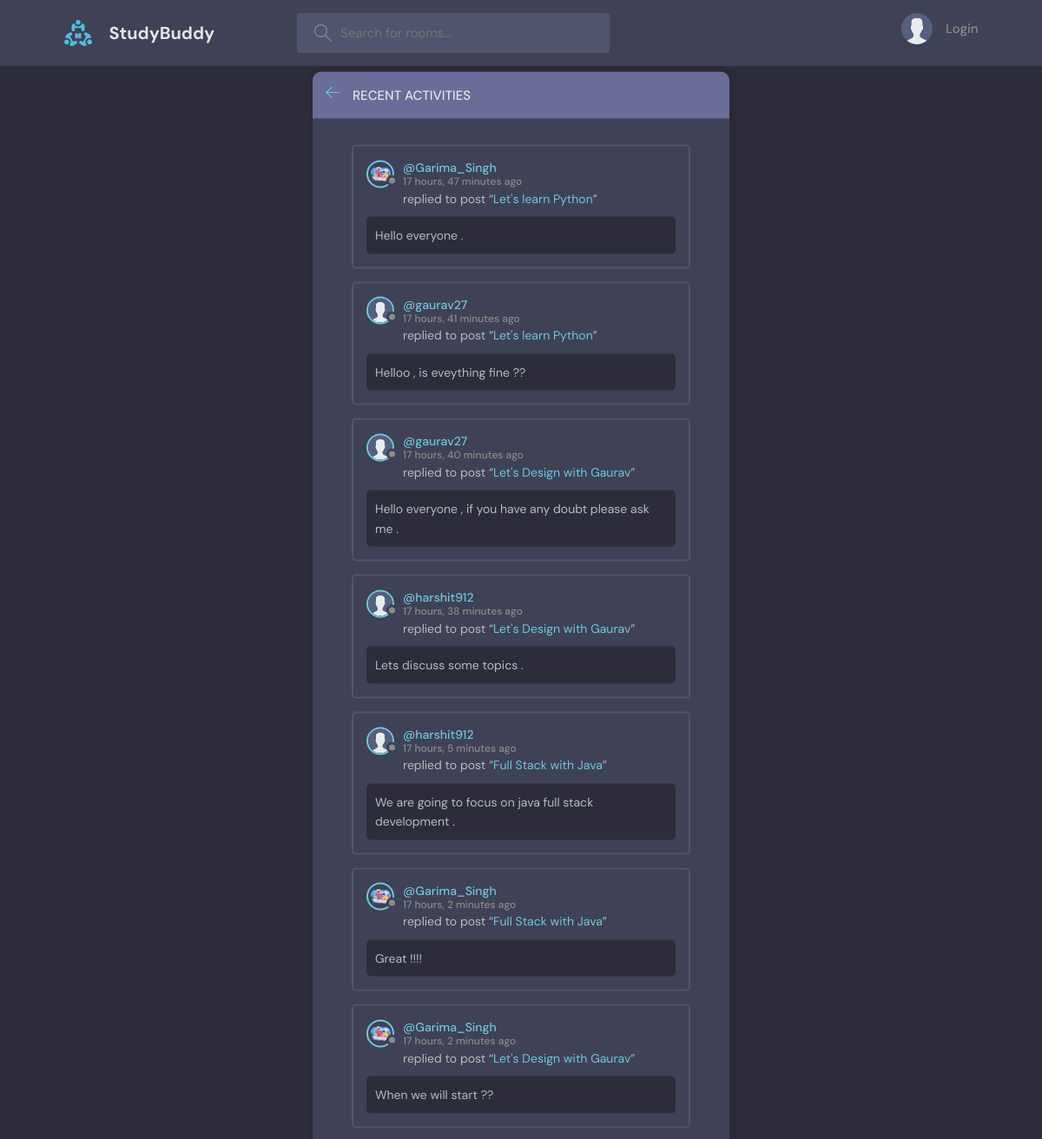
The app's page /browse-activities/ with its own data.
### base/models.py (models this page shows, shortened)
class Message(models.Model) :
    user = models.ForeignKey(User,on_delete=models.CASCADE)
    room=models.ForeignKey(Room, on_delete=models.CASCADE)
    body = models.TextField()
    updated = models.DateTimeField(auto_now = True)
    created = models.DateTimeField(auto_now_add=True)

class User(AbstractUser) :
    full_name=models.CharField(max_length=250,null=True)   # with null=True , we can store null value but can not leave it blank
    username = models.CharField(max_length=200 , unique=True,null=True)
    email = models.EmailField(unique=True,null=True)
    bio = models.TextField(null=True,blank=True)
    avatar = models.ImageField(null=True , default='avatar.svg')
    USERNAME_FIELD = 'email'        # Users log in with email.
    REQUIRED_FIELDS = ['username']      # Username is still required during registration.
    def __str__(self):
        return self.username  # Ensures username is returned instead of email
    ''' When USERNAME_FIELD = 'email', Django’s authentication system expects the email for login.
        If you print request.user in the frontend, it might show the email because Django’s default __str__ method might be using USERNAME_FIELD.
        Explicitly defining __str__ to return self.username fixes this issue. '''

class Room(models.Model):
    host = models.ForeignKey(User, on_delete=models.CASCADE,null=True)
    topic = models.ForeignKey(Topic, on_delete=models.SET_NULL,null=True) # SET_NULL will set the topic field to NULL in database if Parent topic is deleted or topic gets deleted from Topic Model
    name = models.CharField(max_length=200)
    description = models.TextField(null=True , blank= True)
    participants = models.ManyToManyField(User,related_name='participants',blank=True)  # null=True , null has no effect on many to many
    updated = models.DateTimeField(auto_now = True)
    created = models.DateTimeField(auto_now_add=True)
    class Meta :
        ordering = ['-created']

### base/views.py (the view)
# urls.py: path('browse-activities/',views.activitiesPage,name='activities'),
def activitiesPage(request):
    q=request.GET.get('q') if request.GET.get('q')!= None else ""
    activity_messages=Message.objects.filter(Q(room__topic__name__icontains=q) | Q(user__username__icontains=q))
    context={'activity_messages':activity_messages}
    return render(request,'base/activity.html',context)

### base/templates/base/activity.html (shortened to what this page needs)
{% extends "base.html" %} {% block content %}
<main class="layout">
  <div class="container">
    <div class="layout__box">
      <div class="layout__boxHeader">
        <div class="layout__boxTitle">
          <a href="{% url 'home' %}">
            <svg
              version="1.1"
              xmlns="http://www.w3.org/2000/svg"
              width="32"
              height="32"
              viewBox="0 0 32 32"
            >
              <title>arrow-left</title>
              <path
                d="M13.723 2.286l-13.723 13.714 13.719 13.714 1.616-1.611-10.96-10.96h27.625v-2.286h-27.625l10.965-10.965-1.616-1.607z"
              ></path>
            </svg>
          </a>
          <h3>Recent Activities</h3>
        </div>
      </div>
      <div class="activities-page layout__body">
        {% for message in activity_messages %}
        <div class="activities__box">
          <div class="activities__boxHeader roomListRoom__header">
            <a
              href="{% url 'profile' message.user.id %}"
              class="roomListRoom__author"
            >
              <div class="avatar avatar--small">
                <img src="{{message.user.avatar.url}}" />
              </div>
              <p>
                @{{message.user}}
                <span>{{message.created | timesince}} ago</span>
              </p>
            </a>
          </div>
          <div class="activities__boxContent">
            <p>
              replied to post “<a href="{% url 'room' message.room.id %}"
                >{{message.room.name}}</a
              >”
            </p>
            <div class="activities__boxRoomContent">{{message.body}}</div>
          </div>
        </div>
        {% endfor %}
      </div>
    </div>
  </div>
</main>
{% endblock content %}

### static/css/style.css (style rules this page uses)
:root { --color-main: #71c6dd; --color-main-light: #e1f6fb; --color-dark: #3f4156; --color-dark-medium: #51546e; --color-dark-light: #696d97; --color-light: #e5e5e5; --color-gray: #8b8b8b; --color-light-gray: #b2bdbd; --color-bg: #2d2d39; --color-success: #5dd693; --color-error: #fc4b0b; }
* { font-family: "DM Sans", -apple-system, BlinkMacSystemFont, "Segoe UI", Roboto, Oxygen, Ubuntu, Cantarell, "Open Sans", "Helvetica Neue", sans-serif; margin: 0; padding: 0; box-sizing: border-box; text-rendering: optimizeLegibility; font-size: inherit; }
html { font-size: 56.25%; }
@media only screen and (min-width: 1200px) { html { font-size: 62.5%; } }
body { line-height: 1.6; font-weight: 400; font-size: 1.5rem; color: var(--color-light-gray); background-color: var(--color-bg); min-height: 100vh; }
img { width: 100%; }
a { display: inline-block; color: var(--color-main); text-decoration: none; }
.container { max-width: 120rem; width: 90%; margin: auto; }
.avatar { position: relative; display: inline-block; border-radius: 50%; border: 2px solid var(--color-main); }
.avatar img { display: block; border-radius: 50%; object-fit: cover; object-position: center; }
.avatar::after { content: ""; display: block; position: absolute; background-color: var(--color-gray); z-index: 111; border-radius: 50%; border: 0.3rem solid var(--color-dark); }
.avatar.avatar--small img { width: 2.8rem; height: 2.8rem; }
.avatar.avatar--small:after { width: 0.7rem; height: 0.7rem; bottom: 0px; right: -6px; }
.layout { margin-top: 2.4rem; }
.layout > .container { display: flex; justify-content: space-between; align-items: flex-start; }
.layout__box { width: 90%; max-width: 48rem; min-height: 40rem; position: absolute; top: 50%; left: 50%; transform: translate(-50%, -46%); background-color: var(--color-dark); border-radius: 1rem; box-shadow: 1px 1px 6px 3px rgba(0, 0, 0, 0.1); overflow: hidden; }
.layout__boxHeader { display: flex; padding: 1.5rem; background-color: var(--color-dark-light); }
.layout__boxTitle { display: flex; gap: 1.5rem; align-items: center; }
.layout__boxTitle h3 { text-transform: uppercase; font-weight: 500; color: var(--color-light); }
.layout__boxTitle svg { width: 1.6rem; height: 1.6rem; fill: var(--color-main); }
.layout__body { margin: 3rem; }
.roomListRoom__header { display: flex; justify-content: space-between; align-items: center; }
.roomListRoom__author { font-weight: 500; display: flex; align-items: center; gap: 1rem; }
.activities__box { margin: 1.5rem; padding: 1.5rem; border: 2px solid var(--color-dark-medium); border-radius: 5px; }
.activities__boxHeader p { font-size: 1.4rem; line-height: 1.3; }
.activities__boxHeader p span { color: var(--color-gray); font-size: 1.2rem; display: block; }
.activities__boxContent { margin-left: 4.2rem; }
.activities__boxContent { font-size: 1.4rem; }
.activities__boxRoomContent { background: var(--color-bg); padding: 1rem; border-radius: 5px; margin-top: 1rem; margin-left: -4.2rem; }

### records on screen
Message: user.avatar (picture), user "Garima_Singh", created "17 hours, 47 minutes", room.name "Let's learn Python", body "Hello everyone ."
Message: user.avatar (placeholder picture), user "gaurav27", created "17 hours, 41 minutes", room.name "Let's learn Python", body "Helloo , is eveything fine ??"
Message: user.avatar (placeholder picture), user "gaurav27", created "17 hours, 40 minutes", room.name "Let's Design with Gaurav", body "Hello everyone , if you have any doubt please ask me ."
Message: user.avatar (placeholder picture), user "harshit912", created "17 hours, 38 minutes", room.name "Let's Design with Gaurav", body "Lets discuss some topics ."
Message: user.avatar (placeholder picture), user "harshit912", created "17 hours, 5 minutes", room.name "Full Stack with Java", body "We are going to focus on java full stack development ."
Message: user.avatar (picture), user "Garima_Singh", created "17 hours, 2 minutes", room.name "Full Stack with Java", body "Great !!!!"
Message: user.avatar (picture), user "Garima_Singh", created "17 hours, 2 minutes", room.name "Let's Design with Gaurav", body "When we will start ??"
